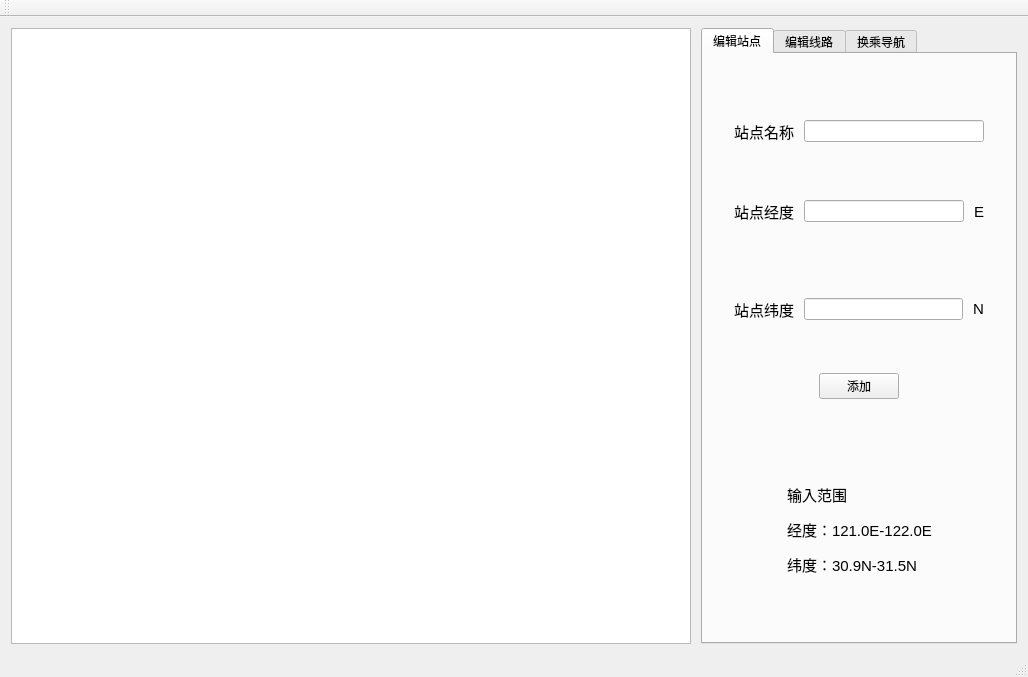
<?xml version="1.0" encoding="UTF-8"?>
<ui version="4.0">
 <class>MainWindow</class>
 <widget class="QMainWindow" name="MainWindow">
  <property name="geometry">
   <rect>
    <x>0</x>
    <y>0</y>
    <width>1028</width>
    <height>677</height>
   </rect>
  </property>
  <property name="windowTitle">
   <string>地铁换乘导航</string>
  </property>
  <widget class="QWidget" name="centralWidget">
   <layout class="QHBoxLayout" name="horizontalLayout_9">
    <item>
     <layout class="QHBoxLayout" name="horizontalLayout_8" stretch="2,1">
      <property name="spacing">
       <number>10</number>
      </property>
      <item>
       <widget class="QGraphicsView" name="graphicsView"/>
      </item>
      <item>
       <widget class="QTabWidget" name="tabWidget">
        <property name="sizePolicy">
         <sizepolicy hsizetype="Fixed" vsizetype="Expanding">
          <horstretch>0</horstretch>
          <verstretch>0</verstretch>
         </sizepolicy>
        </property>
        <property name="font">
         <font>
          <pointsize>9</pointsize>
         </font>
        </property>
        <property name="currentIndex">
         <number>0</number>
        </property>
        <widget class="QWidget" name="tab">
         <attribute name="title">
          <string>编辑站点</string>
         </attribute>
         <layout class="QVBoxLayout" name="verticalLayout_2">
          <item>
           <layout class="QVBoxLayout" name="verticalLayout" stretch="1,1,1,1,3">
            <property name="spacing">
             <number>30</number>
            </property>
            <property name="topMargin">
             <number>50</number>
            </property>
            <item>
             <layout class="QHBoxLayout" name="horizontalLayout_3">
              <property name="spacing">
               <number>10</number>
              </property>
              <property name="leftMargin">
               <number>20</number>
              </property>
              <property name="topMargin">
               <number>5</number>
              </property>
              <property name="rightMargin">
               <number>20</number>
              </property>
              <property name="bottomMargin">
               <number>5</number>
              </property>
              <item>
               <widget class="QLabel" name="label">
                <property name="font">
                 <font>
                  <pointsize>11</pointsize>
                 </font>
                </property>
                <property name="text">
                 <string>站点名称</string>
                </property>
               </widget>
              </item>
              <item>
               <widget class="QLineEdit" name="lineEdit"/>
              </item>
             </layout>
            </item>
            <item>
             <layout class="QHBoxLayout" name="horizontalLayout_4">
              <property name="spacing">
               <number>10</number>
              </property>
              <property name="leftMargin">
               <number>20</number>
              </property>
              <property name="topMargin">
               <number>5</number>
              </property>
              <property name="rightMargin">
               <number>20</number>
              </property>
              <property name="bottomMargin">
               <number>5</number>
              </property>
              <item>
               <widget class="QLabel" name="label_2">
                <property name="font">
                 <font>
                  <pointsize>11</pointsize>
                 </font>
                </property>
                <property name="text">
                 <string>站点经度</string>
                </property>
               </widget>
              </item>
              <item>
               <widget class="QLineEdit" name="lineEdit_2"/>
              </item>
              <item>
               <widget class="QLabel" name="label_4">
                <property name="font">
                 <font>
                  <pointsize>11</pointsize>
                 </font>
                </property>
                <property name="text">
                 <string>E</string>
                </property>
               </widget>
              </item>
             </layout>
            </item>
            <item>
             <layout class="QHBoxLayout" name="horizontalLayout_5">
              <property name="spacing">
               <number>10</number>
              </property>
              <property name="leftMargin">
               <number>20</number>
              </property>
              <property name="topMargin">
               <number>5</number>
              </property>
              <property name="rightMargin">
               <number>20</number>
              </property>
              <property name="bottomMargin">
               <number>5</number>
              </property>
              <item>
               <widget class="QLabel" name="label_3">
                <property name="font">
                 <font>
                  <pointsize>11</pointsize>
                 </font>
                </property>
                <property name="text">
                 <string>站点纬度</string>
                </property>
               </widget>
              </item>
              <item>
               <widget class="QLineEdit" name="lineEdit_3"/>
              </item>
              <item>
               <widget class="QLabel" name="label_5">
                <property name="font">
                 <font>
                  <pointsize>11</pointsize>
                 </font>
                </property>
                <property name="text">
                 <string>N</string>
                </property>
               </widget>
              </item>
             </layout>
            </item>
            <item>
             <layout class="QHBoxLayout" name="horizontalLayout_6">
              <item>
               <spacer name="horizontalSpacer">
                <property name="orientation">
                 <enum>Qt::Horizontal</enum>
                </property>
                <property name="sizeHint" stdset="0">
                 <size>
                  <width>48</width>
                  <height>20</height>
                 </size>
                </property>
               </spacer>
              </item>
              <item>
               <widget class="QPushButton" name="pushButton">
                <property name="text">
                 <string>添加</string>
                </property>
               </widget>
              </item>
              <item>
               <spacer name="horizontalSpacer_2">
                <property name="orientation">
                 <enum>Qt::Horizontal</enum>
                </property>
                <property name="sizeHint" stdset="0">
                 <size>
                  <width>40</width>
                  <height>20</height>
                 </size>
                </property>
               </spacer>
              </item>
             </layout>
            </item>
            <item>
             <layout class="QHBoxLayout" name="horizontalLayout_7">
              <item>
               <spacer name="horizontalSpacer_3">
                <property name="orientation">
                 <enum>Qt::Horizontal</enum>
                </property>
                <property name="sizeHint" stdset="0">
                 <size>
                  <width>40</width>
                  <height>20</height>
                 </size>
                </property>
               </spacer>
              </item>
              <item>
               <widget class="QLabel" name="label_6">
                <property name="font">
                 <font>
                  <pointsize>11</pointsize>
                 </font>
                </property>
                <property name="text">
                 <string>&lt;html&gt;&lt;head/&gt;&lt;body&gt;&lt;p&gt;输入范围&lt;/p&gt;&lt;p&gt;经度：121.0E-122.0E&lt;/p&gt;&lt;p&gt;纬度：30.9N-31.5N&lt;/p&gt;&lt;/body&gt;&lt;/html&gt;</string>
                </property>
               </widget>
              </item>
              <item>
               <spacer name="horizontalSpacer_4">
                <property name="orientation">
                 <enum>Qt::Horizontal</enum>
                </property>
                <property name="sizeHint" stdset="0">
                 <size>
                  <width>40</width>
                  <height>20</height>
                 </size>
                </property>
               </spacer>
              </item>
             </layout>
            </item>
           </layout>
          </item>
         </layout>
        </widget>
        <widget class="QWidget" name="tab_2">
         <attribute name="title">
          <string notr="true">编辑线路</string>
         </attribute>
         <layout class="QVBoxLayout" name="verticalLayout_6">
          <item>
           <layout class="QVBoxLayout" name="verticalLayout_3" stretch="0,1,1,1,1,1,1,8,1">
            <item>
             <layout class="QHBoxLayout" name="horizontalLayout_17">
              <item>
               <spacer name="horizontalSpacer_6">
                <property name="orientation">
                 <enum>Qt::Horizontal</enum>
                </property>
                <property name="sizeHint" stdset="0">
                 <size>
                  <width>40</width>
                  <height>20</height>
                 </size>
                </property>
               </spacer>
              </item>
              <item>
               <widget class="QLabel" name="label_14">
                <property name="font">
                 <font>
                  <pointsize>11</pointsize>
                 </font>
                </property>
                <property name="text">
                 <string>新增线路</string>
                </property>
               </widget>
              </item>
              <item>
               <spacer name="horizontalSpacer_7">
                <property name="orientation">
                 <enum>Qt::Horizontal</enum>
                </property>
                <property name="sizeHint" stdset="0">
                 <size>
                  <width>40</width>
                  <height>20</height>
                 </size>
                </property>
               </spacer>
              </item>
             </layout>
            </item>
            <item>
             <layout class="QHBoxLayout" name="horizontalLayout_10" stretch="1,2,0">
              <property name="spacing">
               <number>10</number>
              </property>
              <property name="leftMargin">
               <number>20</number>
              </property>
              <property name="rightMargin">
               <number>20</number>
              </property>
              <item>
               <widget class="QLabel" name="label_9">
                <property name="font">
                 <font>
                  <pointsize>11</pointsize>
                 </font>
                </property>
                <property name="text">
                 <string>线路名称</string>
                </property>
               </widget>
              </item>
              <item>
               <widget class="QLineEdit" name="lineEdit_6"/>
              </item>
              <item>
               <widget class="QLabel" name="label_10">
                <property name="font">
                 <font>
                  <pointsize>11</pointsize>
                 </font>
                </property>
                <property name="text">
                 <string/>
                </property>
               </widget>
              </item>
             </layout>
            </item>
            <item>
             <layout class="QHBoxLayout" name="horizontalLayout_11">
              <property name="spacing">
               <number>30</number>
              </property>
              <property name="leftMargin">
               <number>20</number>
              </property>
              <property name="rightMargin">
               <number>20</number>
              </property>
              <item>
               <widget class="QLabel" name="label_18">
                <property name="font">
                 <font>
                  <pointsize>11</pointsize>
                 </font>
                </property>
                <property name="text">
                 <string>起点站</string>
                </property>
               </widget>
              </item>
              <item>
               <widget class="QLineEdit" name="lineEdit_10"/>
              </item>
             </layout>
            </item>
            <item>
             <layout class="QHBoxLayout" name="horizontalLayout_12">
              <property name="spacing">
               <number>30</number>
              </property>
              <property name="leftMargin">
               <number>20</number>
              </property>
              <property name="rightMargin">
               <number>20</number>
              </property>
              <item>
               <widget class="QLabel" name="label_19">
                <property name="font">
                 <font>
                  <pointsize>11</pointsize>
                 </font>
                </property>
                <property name="text">
                 <string>终点站</string>
                </property>
               </widget>
              </item>
              <item>
               <widget class="QLineEdit" name="lineEdit_11"/>
              </item>
             </layout>
            </item>
            <item>
             <layout class="QHBoxLayout" name="horizontalLayout_13">
              <property name="spacing">
               <number>30</number>
              </property>
              <property name="leftMargin">
               <number>20</number>
              </property>
              <property name="rightMargin">
               <number>20</number>
              </property>
              <item>
               <widget class="QLabel" name="label_11">
                <property name="font">
                 <font>
                  <pointsize>11</pointsize>
                 </font>
                </property>
                <property name="text">
                 <string>线路颜色</string>
                </property>
               </widget>
              </item>
              <item>
               <widget class="QPushButton" name="pushButton_3">
                <property name="text">
                 <string>选择颜色</string>
                </property>
               </widget>
              </item>
             </layout>
            </item>
            <item>
             <layout class="QHBoxLayout" name="horizontalLayout_14" stretch="1,2">
              <property name="spacing">
               <number>30</number>
              </property>
              <property name="leftMargin">
               <number>20</number>
              </property>
              <property name="rightMargin">
               <number>20</number>
              </property>
              <item>
               <widget class="QLabel" name="label_12">
                <property name="font">
                 <font>
                  <pointsize>11</pointsize>
                 </font>
                </property>
                <property name="text">
                 <string>是否环线</string>
                </property>
               </widget>
              </item>
              <item>
               <widget class="QGroupBox" name="groupBox">
                <property name="title">
                 <string/>
                </property>
                <widget class="QWidget" name="layoutWidget">
                 <property name="geometry">
                  <rect>
                   <x>20</x>
                   <y>1</y>
                   <width>93</width>
                   <height>21</height>
                  </rect>
                 </property>
                 <layout class="QHBoxLayout" name="horizontalLayout_15">
                  <item>
                   <widget class="QRadioButton" name="radioButton">
                    <property name="text">
                     <string>是</string>
                    </property>
                   </widget>
                  </item>
                  <item>
                   <widget class="QRadioButton" name="radioButton_2">
                    <property name="text">
                     <string>否</string>
                    </property>
                   </widget>
                  </item>
                 </layout>
                </widget>
               </widget>
              </item>
             </layout>
            </item>
            <item>
             <layout class="QHBoxLayout" name="horizontalLayout_18">
              <property name="leftMargin">
               <number>20</number>
              </property>
              <property name="rightMargin">
               <number>20</number>
              </property>
              <item>
               <widget class="QLabel" name="label_13">
                <property name="font">
                 <font>
                  <pointsize>11</pointsize>
                 </font>
                </property>
                <property name="text">
                 <string>途经站点</string>
                </property>
               </widget>
              </item>
              <item>
               <spacer name="horizontalSpacer_5">
                <property name="orientation">
                 <enum>Qt::Horizontal</enum>
                </property>
                <property name="sizeHint" stdset="0">
                 <size>
                  <width>138</width>
                  <height>20</height>
                 </size>
                </property>
               </spacer>
              </item>
             </layout>
            </item>
            <item>
             <layout class="QHBoxLayout" name="horizontalLayout_20">
              <item>
               <spacer name="horizontalSpacer_10">
                <property name="orientation">
                 <enum>Qt::Horizontal</enum>
                </property>
                <property name="sizeHint" stdset="0">
                 <size>
                  <width>17</width>
                  <height>20</height>
                 </size>
                </property>
               </spacer>
              </item>
              <item>
               <widget class="QPlainTextEdit" name="plainTextEdit"/>
              </item>
              <item>
               <spacer name="horizontalSpacer_11">
                <property name="orientation">
                 <enum>Qt::Horizontal</enum>
                </property>
                <property name="sizeHint" stdset="0">
                 <size>
                  <width>17</width>
                  <height>20</height>
                 </size>
                </property>
               </spacer>
              </item>
             </layout>
            </item>
            <item>
             <layout class="QHBoxLayout" name="horizontalLayout_16">
              <item>
               <spacer name="horizontalSpacer_8">
                <property name="orientation">
                 <enum>Qt::Horizontal</enum>
                </property>
                <property name="sizeHint" stdset="0">
                 <size>
                  <width>40</width>
                  <height>20</height>
                 </size>
                </property>
               </spacer>
              </item>
              <item>
               <widget class="QPushButton" name="pushButton_5">
                <property name="text">
                 <string>添加</string>
                </property>
               </widget>
              </item>
              <item>
               <spacer name="horizontalSpacer_9">
                <property name="orientation">
                 <enum>Qt::Horizontal</enum>
                </property>
                <property name="sizeHint" stdset="0">
                 <size>
                  <width>40</width>
                  <height>20</height>
                 </size>
                </property>
               </spacer>
              </item>
             </layout>
            </item>
           </layout>
          </item>
         </layout>
        </widget>
        <widget class="QWidget" name="tab_3">
         <attribute name="title">
          <string notr="true">换乘导航</string>
         </attribute>
         <layout class="QVBoxLayout" name="verticalLayout_5">
          <item>
           <layout class="QVBoxLayout" name="verticalLayout_4" stretch="1,1,1,8">
            <property name="leftMargin">
             <number>10</number>
            </property>
            <property name="topMargin">
             <number>10</number>
            </property>
            <property name="rightMargin">
             <number>10</number>
            </property>
            <property name="bottomMargin">
             <number>10</number>
            </property>
            <item>
             <layout class="QHBoxLayout" name="horizontalLayout_21">
              <property name="spacing">
               <number>30</number>
              </property>
              <property name="leftMargin">
               <number>0</number>
              </property>
              <property name="rightMargin">
               <number>20</number>
              </property>
              <item>
               <widget class="QLabel" name="label_7">
                <property name="font">
                 <font>
                  <pointsize>11</pointsize>
                 </font>
                </property>
                <property name="text">
                 <string>起始站点</string>
                </property>
               </widget>
              </item>
              <item>
               <widget class="QLineEdit" name="lineEdit_4"/>
              </item>
             </layout>
            </item>
            <item>
             <layout class="QHBoxLayout" name="horizontalLayout_22">
              <property name="spacing">
               <number>30</number>
              </property>
              <property name="rightMargin">
               <number>20</number>
              </property>
              <item>
               <widget class="QLabel" name="label_8">
                <property name="font">
                 <font>
                  <pointsize>11</pointsize>
                 </font>
                </property>
                <property name="text">
                 <string>目的站点</string>
                </property>
               </widget>
              </item>
              <item>
               <widget class="QLineEdit" name="lineEdit_5"/>
              </item>
             </layout>
            </item>
            <item>
             <layout class="QHBoxLayout" name="horizontalLayout_23">
              <item>
               <spacer name="horizontalSpacer_12">
                <property name="orientation">
                 <enum>Qt::Horizontal</enum>
                </property>
                <property name="sizeHint" stdset="0">
                 <size>
                  <width>40</width>
                  <height>20</height>
                 </size>
                </property>
               </spacer>
              </item>
              <item>
               <widget class="QPushButton" name="pushButton_2">
                <property name="text">
                 <string>确认</string>
                </property>
               </widget>
              </item>
              <item>
               <spacer name="horizontalSpacer_13">
                <property name="orientation">
                 <enum>Qt::Horizontal</enum>
                </property>
                <property name="sizeHint" stdset="0">
                 <size>
                  <width>40</width>
                  <height>20</height>
                 </size>
                </property>
               </spacer>
              </item>
             </layout>
            </item>
            <item>
             <widget class="QTextBrowser" name="textBrowser"/>
            </item>
           </layout>
          </item>
         </layout>
        </widget>
       </widget>
      </item>
     </layout>
    </item>
   </layout>
  </widget>
  <widget class="QMenuBar" name="menuBar">
   <property name="geometry">
    <rect>
     <x>0</x>
     <y>0</y>
     <width>1028</width>
     <height>26</height>
    </rect>
   </property>
  </widget>
  <widget class="QToolBar" name="mainToolBar">
   <attribute name="toolBarArea">
    <enum>TopToolBarArea</enum>
   </attribute>
   <attribute name="toolBarBreak">
    <bool>false</bool>
   </attribute>
  </widget>
  <widget class="QStatusBar" name="statusBar"/>
 </widget>
 <layoutdefault spacing="6" margin="11"/>
 <resources/>
 <connections/>
</ui>
